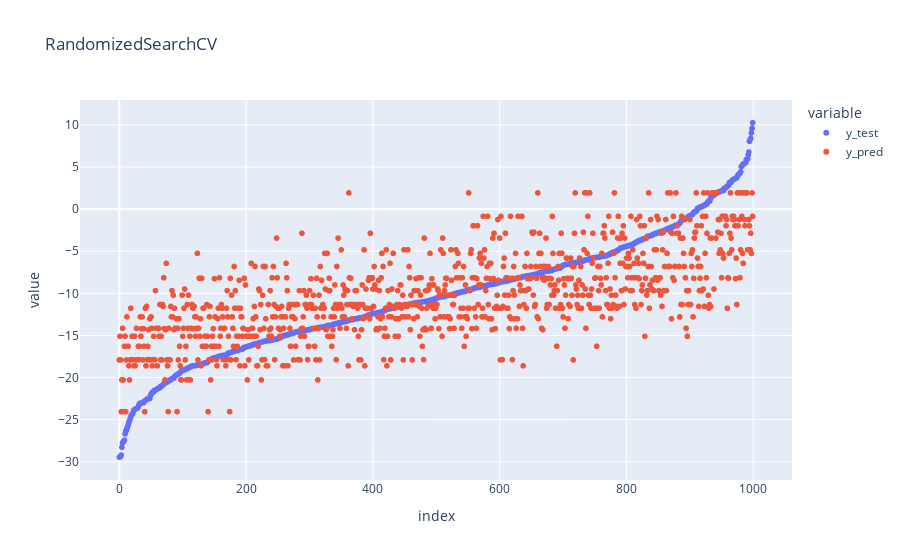

Write notebook code for a chart like this one.
### Markdown cell above
### Decision Tree Regressor

### Code cell
dtree = DecisionTreeRegressor()  # rbf kernel by default
param_grid = {
    "max_depth": np.random.randint(low=1, high=10, size=100),
    "min_samples_split": np.random.randint(low=2, high=10, size=100),
    "min_samples_leaf": np.random.randint(low=1, high=10, size=100),
    "min_weight_fraction_leaf": np.random.exponential(scale=0.01, size=100),
}
best_regressor["decision_tree"] = RandomizedSearchCV(
    estimator=dtree,
    param_distributions=param_grid,
    n_iter=100,
    cv=5,
    scoring="neg_mean_squared_error",
    n_jobs=-1,  # use all cores
    verbose=1,
    random_state=42,
)
best_regressor["decision_tree"].fit(X_train, y_train.ravel())
show_res_report(best_regressor["decision_tree"])

### Figure 1 — Plotly figure (JSON) as saved in the notebook; plotly's stock layout.template omitted (floating-point values rounded to 4 significant figures; data arrays with more than 128 entries replaced by an {"elided": "..."} marker saying what was removed)
{"data": [{"hovertemplate": "variable=y_test<br>index=%{x}<br>value=%{y}<extra></extra>", "legendgroup": "y_test", "marker": {"color": "#636efa", "symbol": "circle"}, "mode": "markers", "name": "y_test", "showlegend": true, "type": "scattergl", "x": {"elided": "1000 int values"}, "xaxis": "x", "y": {"elided": "1000 float values"}, "yaxis": "y"}, {"hovertemplate": "variable=y_pred<br>index=%{x}<br>value=%{y}<extra></extra>", "legendgroup": "y_pred", "marker": {"color": "#EF553B", "symbol": "circle"}, "mode": "markers", "name": "y_pred", "showlegend": true, "type": "scattergl", "x": {"elided": "1000 int values"}, "xaxis": "x", "y": {"elided": "1000 float values"}, "yaxis": "y"}], "layout": {"legend": {"title": {"text": "variable"}, "tracegroupgap": 0}, "title": {"text": "RandomizedSearchCV"}, "xaxis": {"anchor": "y", "domain": [0, 1], "title": {"text": "index"}}, "yaxis": {"anchor": "x", "domain": [0, 1], "title": {"text": "value"}}}}
